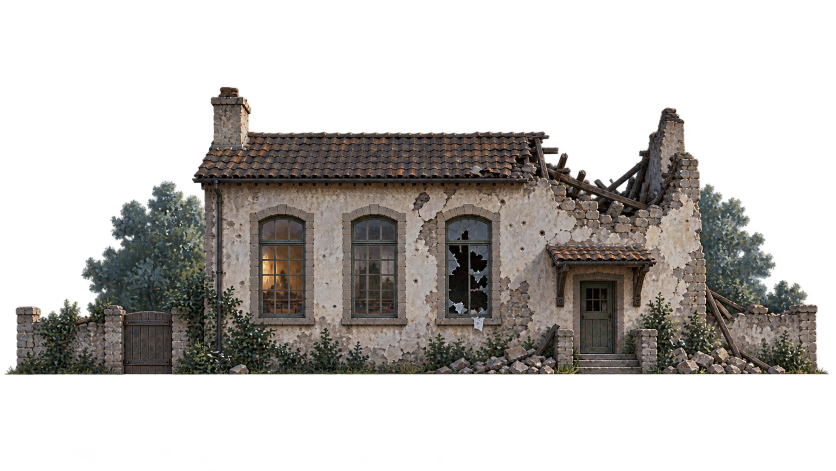
#> input picture game/assets/environments/School_v001.png, 1672 x 941 px, found by its file name (shown at 1/2 size)
$ python trace_original_glass.py
#> lines starting #> are read from the running program, lines starting #| are printed output that depends on the picture; after the words box and inside, x2 and y2 are one past the last pixel; in counts of white or black regions, pixels touching at a corner belong together
"""Trace the owned painting's surviving glass into registered native geometry.
No image synthesis/upscale is presented as new detail; this recovers boundaries.
"""
from pathlib import Path
from PIL import Image,ImageDraw,ImageFilter
import numpy as np,json,math,hashlib
O=Path(r'WTSC_LOCAL_USER\Documents\Codex\2026-10-16\task\world_architecture_v049');src=Path(r'WTSC_LOCAL_WORKSPACE\sets\painted_layers\School_v001.png');box=(879,431,986,636);scale=4
im=Image.open(src).convert('RGB').crop(box).resize(((box[2]-box[0])*scale,(box[3]-box[1])*scale),Image.Resampling.BICUBIC);a=np.asarray(im)/255.;lum=a@np.array([.2126,.7152,.0722]);mask=(lum>.18)&((a[:,:,2]-a[:,:,0]>.015)|(lum>.42))
#> after `im = Image.open(src).convert('RGB').crop(box).resize(((box[2] - box[0]`:
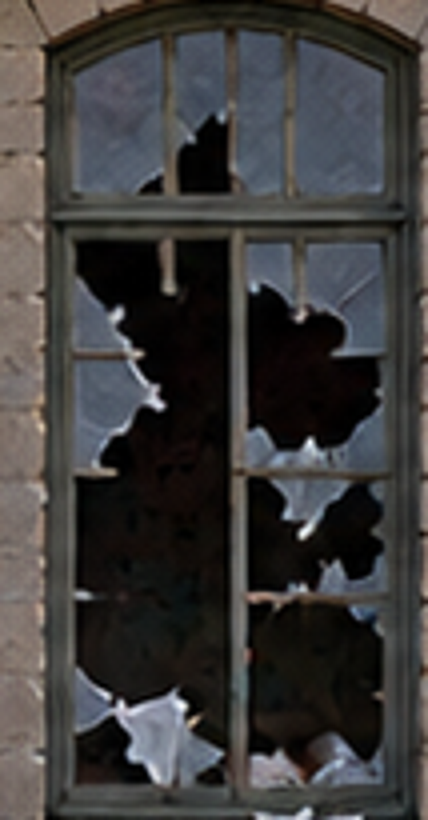
#> im: PIL image 428x820 RGB; mean R, G, B 61.8, 60.3, 59.8
#> after `mask = (lum > 0.18) & ((a[:, :, 2] - a[:, :, 0] > 0.015) | (lum > 0.42`:
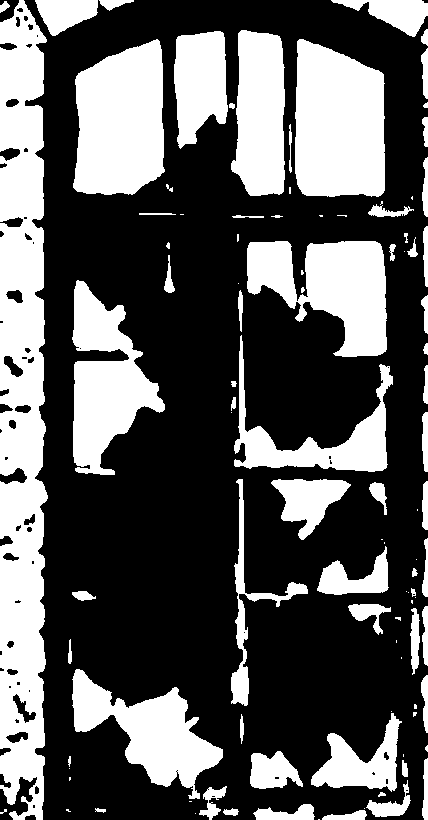
#> mask: shape (820, 428) bool; 35.2% white; 101 white regions (36 under 20 px), largest, box (x1, y1, x2, y2) and area: (0, 0, 48, 820) 31211, (295, 39, 385, 197) 12433, (73, 39, 165, 195) 11742
support=Image.new('L',im.size);d=ImageDraw.Draw(support);arc=[(936.5+41.5*math.cos(math.pi-i*math.pi/32),449-13*math.sin(math.pi-i*math.pi/32)) for i in range(33)]+[(978,631),(895,631)];d.polygon([((x-box[0])*scale,(y-box[1])*scale) for x,y in arc],fill=255)
#> after `support = Image.new('L', im.size)`: support: PIL image 428x820 L; every value is 0
mask&=np.asarray(support)>0
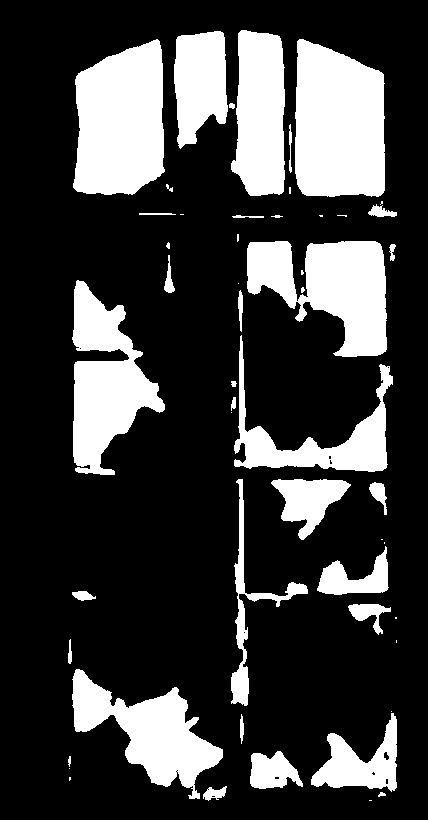
#> mask: shape (820, 428) bool; 23.7% white; 52 white regions (18 under 20 px), largest, box (x1, y1, x2, y2) and area: (295, 39, 385, 197) 12433, (73, 39, 165, 195) 11742, (247, 241, 387, 357) 10005
for x0,x1,y0,y1 in [(933,940,431,636),(879,986,482,491),(879,986,548,554),(879,986,594,600)]:mask[max(0,(y0-box[1])*scale):max(0,(y1-box[1])*scale),max(0,(x0-box[0])*scale):max(0,(x1-box[0])*scale)]=False
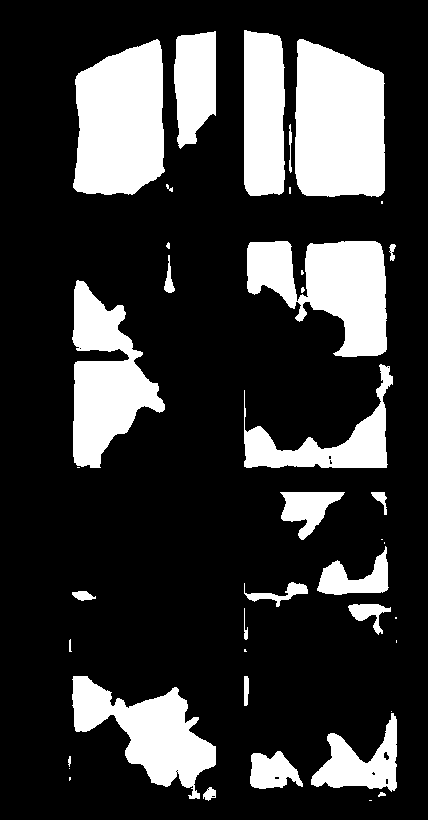
#> mask: shape (820, 428) bool; 21.9% white; 41 white regions (14 under 20 px), largest, box (x1, y1, x2, y2) and area: (295, 39, 385, 197) 12433, (73, 39, 165, 195) 11742, (247, 241, 387, 357) 10005
mask=np.asarray(Image.fromarray((mask*255).astype('uint8')).filter(ImageFilter.MaxFilter(3)).filter(ImageFilter.MinFilter(3)))>0
#> mask: shape (820, 428) bool; 21.9% white; 36 white regions (9 under 20 px), largest, box (x1, y1, x2, y2) and area: (295, 39, 385, 197) 12435, (73, 39, 165, 195) 11745, (247, 241, 387, 357) 10068
H,W=mask.shape;seen=np.zeros_like(mask);components=[]
#> after `H, W = mask.shape`: H = 820; W = 428
for y,x in zip(*np.where(mask)):
 if seen[y,x]:continue
 seen[y,x]=True;todo=[(int(x),int(y))];comp=[]
 while todo:
  xx,yy=todo.pop();comp.append((xx,yy))
  for nx,ny in [(xx-1,yy),(xx+1,yy),(xx,yy-1),(xx,yy+1)]:
   if 0<=nx<W and 0<=ny<H and mask[ny,nx] and not seen[ny,nx]:seen[ny,nx]=True;todo.append((nx,ny))
 if len(comp)>=64:components.append(comp)
#> this loop made 76931 passes
#> (y, x) on passes 2, 3, 5: (30, 245), (30, 246), (31, 215)
#> after the loop, components = 22 items
def rdp(pts,eps):
 if len(pts)<3:return pts
 a=np.array(pts[0],dtype=float);b=np.array(pts[-1],dtype=float);v=b-a;den=float(v@v);dist=[]
 for p in pts[1:-1]:
  q=np.array(p,dtype=float);t=0 if den==0 else max(0,min(1,float((q-a)@v)/den));dist.append(float(np.linalg.norm(q-(a+t*v))))
 if not dist or max(dist)<=eps:return [pts[0],pts[-1]]
 k=dist.index(max(dist))+1;return rdp(pts[:k+1],eps)[:-1]+rdp(pts[k:],eps)
polys=[]
for comp in components:
 pixels=set(comp);edges={}
 for x,y in comp:
  for neighbor,start,end in [((x,y-1),(x,y),(x+1,y)),((x+1,y),(x+1,y),(x+1,y+1)),((x,y+1),(x+1,y+1),(x,y+1)),((x-1,y),(x,y+1),(x,y))]:
   if neighbor not in pixels:edges.setdefault(start,[]).append(end)
 loops=[]
 while edges:
  start=next(iter(edges));p=start;loop=[p]
  for _ in range(20000):
   if p not in edges:break
   q=edges[p].pop()
   if not edges[p]:del edges[p]
   p=q;loop.append(p)
   if p==start:break
  if len(loop)>3 and loop[-1]==start:loops.append(loop)
 if not loops:continue
 area=lambda pp:abs(sum(p[0]*q[1]-q[0]*p[1] for p,q in zip(pp,pp[1:]+pp[:1])))
 loop=max(loops,key=area);simple=rdp(loop[:-1],1.1);poly=[(x/scale+box[0],y/scale+box[1]) for x,y in simple]
 if len(poly)>=3:polys.append(poly)
#> this loop made 22 passes
qa=im.copy();d=ImageDraw.Draw(qa)
for p in polys:d.line([((x-box[0])*scale,(y-box[1])*scale) for x,y in p]+[((p[0][0]-box[0])*scale,(p[0][1]-box[1])*scale)],fill=(255,150,80),width=1)
#> this loop made 22 passes
qa.save(O/'original_glass_contours_QA.png');(O/'original_glass_geometry.json').write_text(json.dumps({'source':str(src),'source_sha256':hashlib.sha256(src.read_bytes()).hexdigest(),'polygons':polys,'method':'Owned source-paint glass boundaries,4x sampling only for subpixel contour fit, no newly invented texture detail.','polygon_count':len(polys)},indent=2));print('SOURCE_GLASS_POLYGONS',len(polys),[len(p) for p in polys])
#> after `qa.save(O / 'original_glass_contours_QA.png')`:
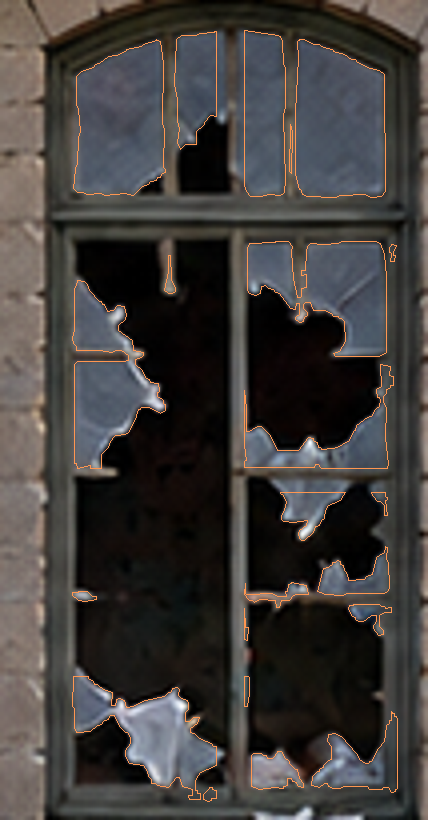
#> saved as original_glass_contours_QA.png: PIL image 428x820 RGB; mean R, G, B 64.7, 61.5, 59.9
#| SOURCE_GLASS_POLYGONS 22 [17, 20, 41, 29, 5, 67, 11, 10, 70, 55, 25, 12, 29, 25, 10, 26, 6, 83, 7, 49, 29, 11]

$ run again, with game/assets/environments/Camp_v001.png copied over game/assets/environments/School_v001.png
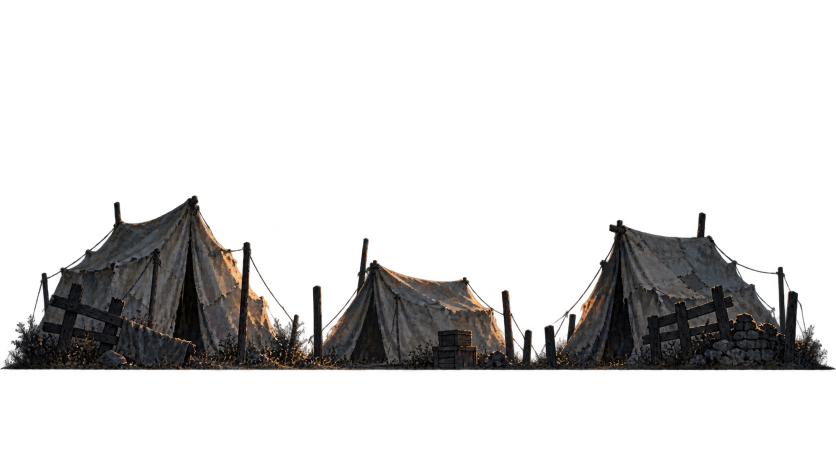
#> input picture game/assets/environments/Camp_v001.png, 1672 x 941 px, found by its file name (shown at 1/2 size)
#> support: PIL image 428x820 L; every value is 0
#> after the loop `for x0,x1,y0,y1 in [(933,940,431,636),(879,986,482,491),(879,986,548,5..`:
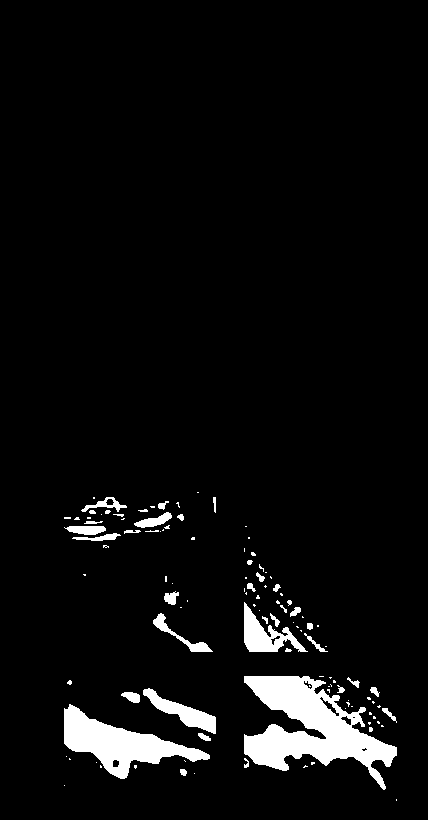
#> mask: shape (820, 428) bool; 5.1% white; 113 white regions (75 under 20 px), largest, box (x1, y1, x2, y2) and area: (244, 676, 397, 790) 7951, (64, 704, 210, 779) 4223, (244, 602, 308, 652) 1271
#> the loop `for y,x in zip(*np.where(mask)):` made 18104 passes
#> (y, x) on passes 2, 4, 6: (492, 198), (497, 94), (497, 107)
#> after the loop `for y,x in zip(*np.where(mask)):`: components = 13 items
#> the loop `for comp in components:` made 13 passes
#> the loop `for p in polys:d.line([((x-box[0])*scale,(y-box[1])*scale) for x,y in ..` made 13 passes
#> `qa.save(O / 'original_glass_contours_QA.png')`:
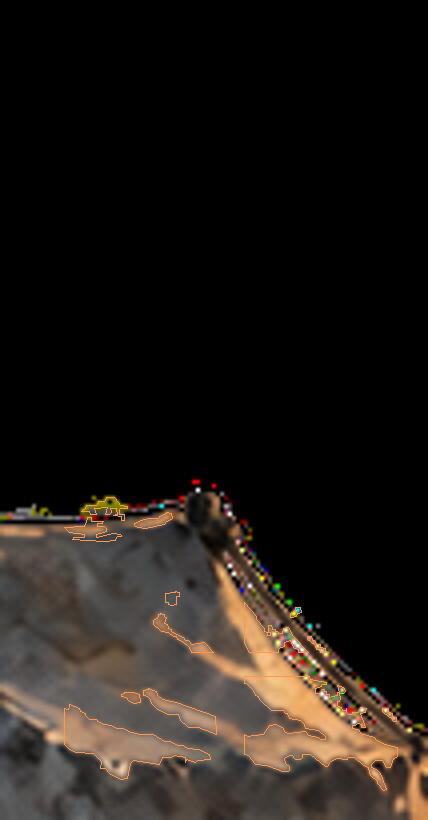
#> saved as original_glass_contours_QA.png: PIL image 428x820 RGB; mean R, G, B 32.2, 26.9, 22.6
#| SOURCE_GLASS_POLYGONS 13 [31, 14, 26, 11, 34, 9, 28, 16, 126, 19, 10, 47, 12]

$ run again, with game/assets/environments/Canal_v040.png copied over game/assets/environments/School_v001.png
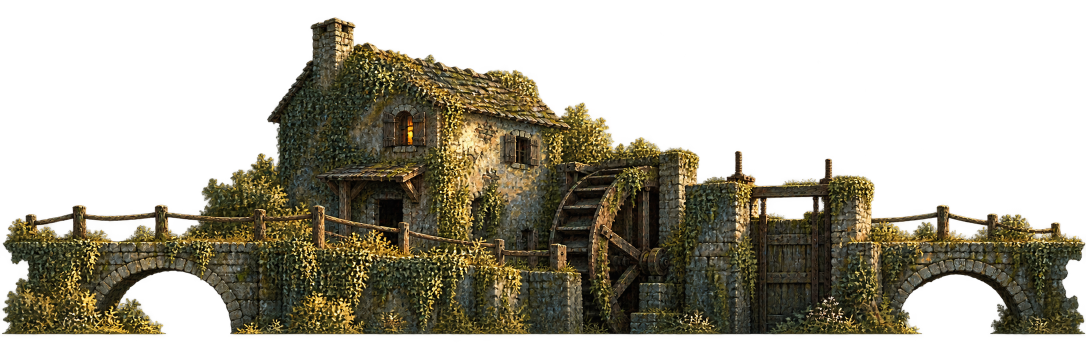
#> input picture game/assets/environments/Canal_v040.png, 2172 x 724 px, found by its file name (shown at 1/2 size)
#> support: PIL image 428x820 L; every value is 0
#> after the loop `for x0,x1,y0,y1 in [(933,940,431,636),(879,986,482,491),(879,986,548,5..`:
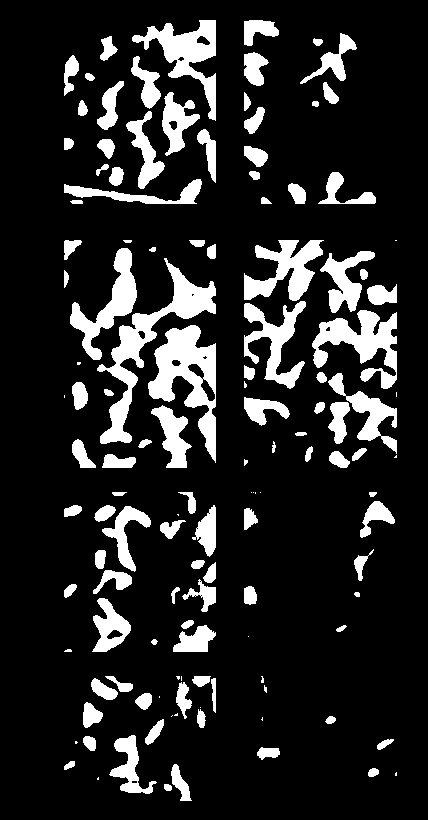
#> mask: shape (820, 428) bool; 14.7% white; 130 white regions (26 under 20 px), largest, box (x1, y1, x2, y2) and area: (97, 258, 216, 444) 4321, (148, 325, 216, 463) 4001, (312, 310, 397, 389) 3016
#> the loop `for y,x in zip(*np.where(mask)):` made 51952 passes
#> (y, x) on passes 2 to 4: (20, 200), (20, 201), (20, 202)
#> after the loop `for y,x in zip(*np.where(mask)):`: components = 80 items
#> the loop `for comp in components:` made 80 passes
#> the loop `for p in polys:d.line([((x-box[0])*scale,(y-box[1])*scale) for x,y in ..` made 80 passes
#> `qa.save(O / 'original_glass_contours_QA.png')`:
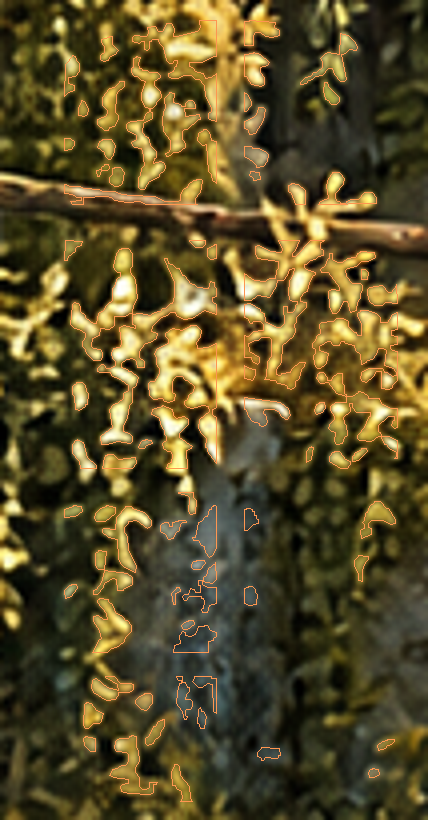
#> saved as original_glass_contours_QA.png: PIL image 428x820 RGB; mean R, G, B 88.7, 77.3, 40
#> (printed output is left out)
